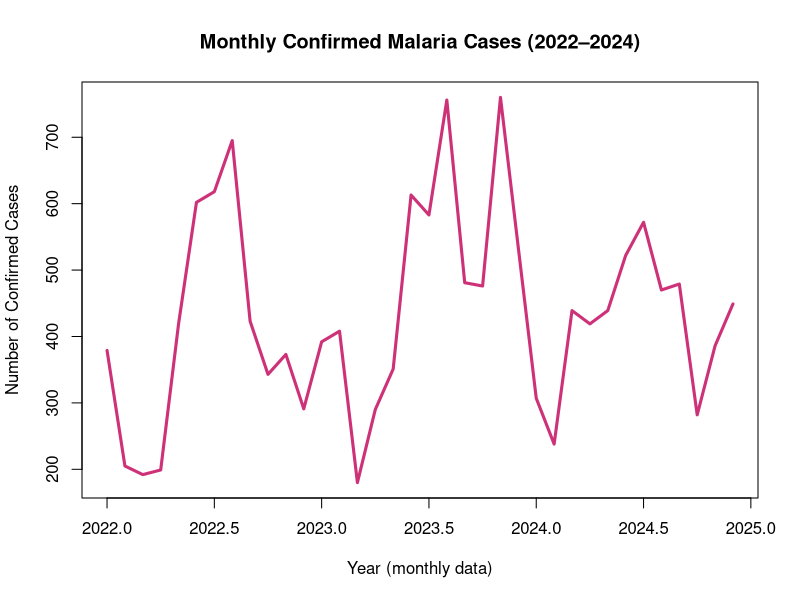
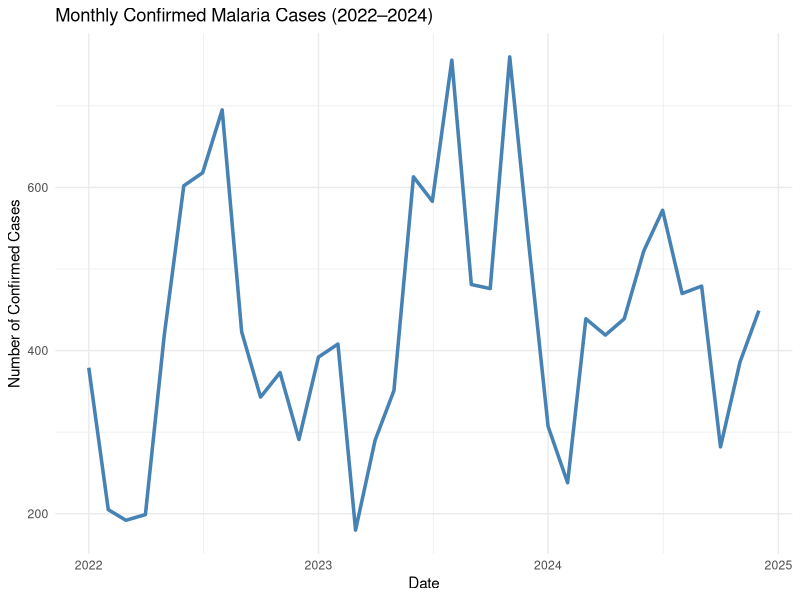
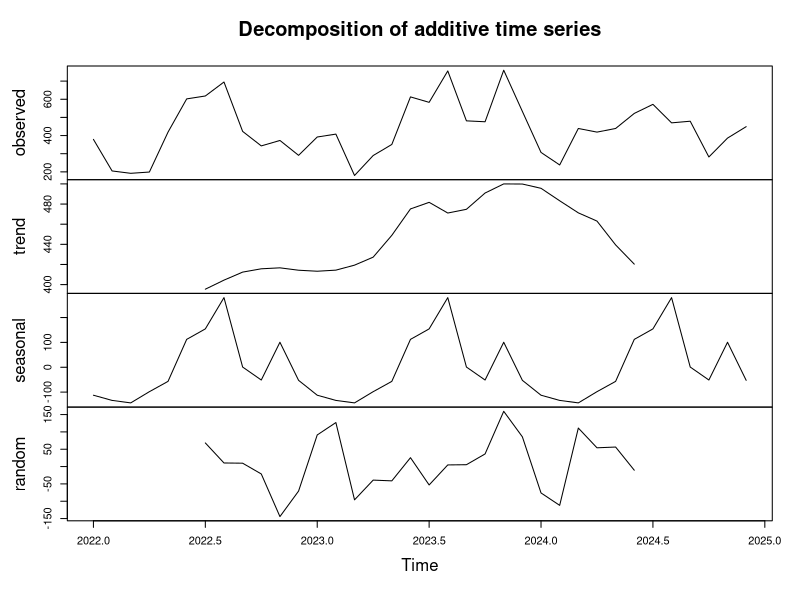
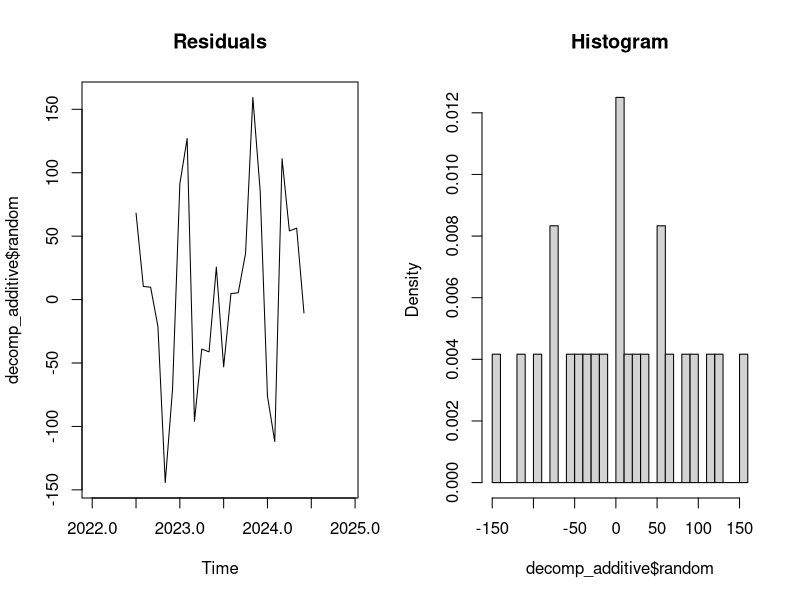
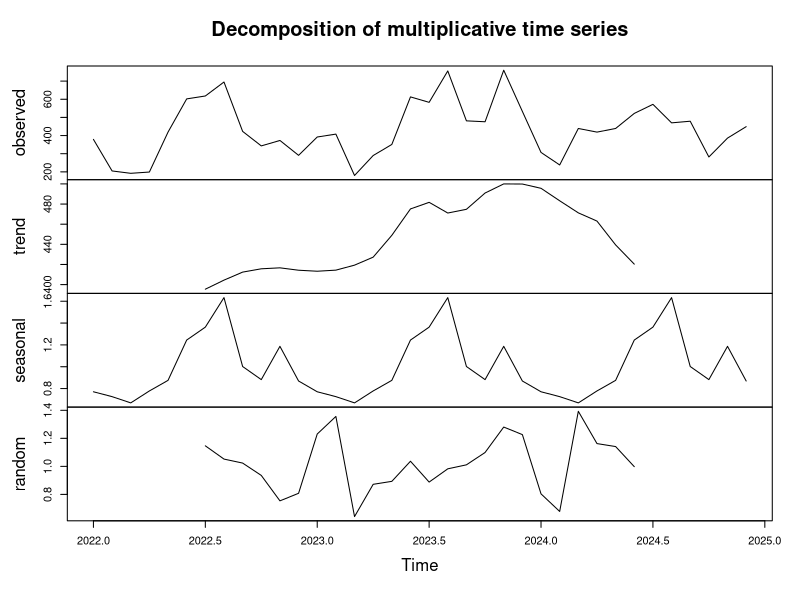
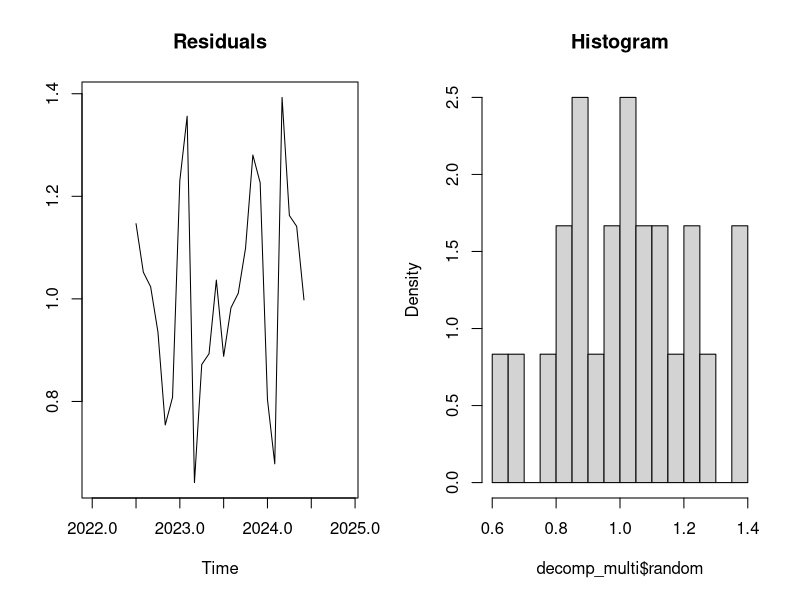
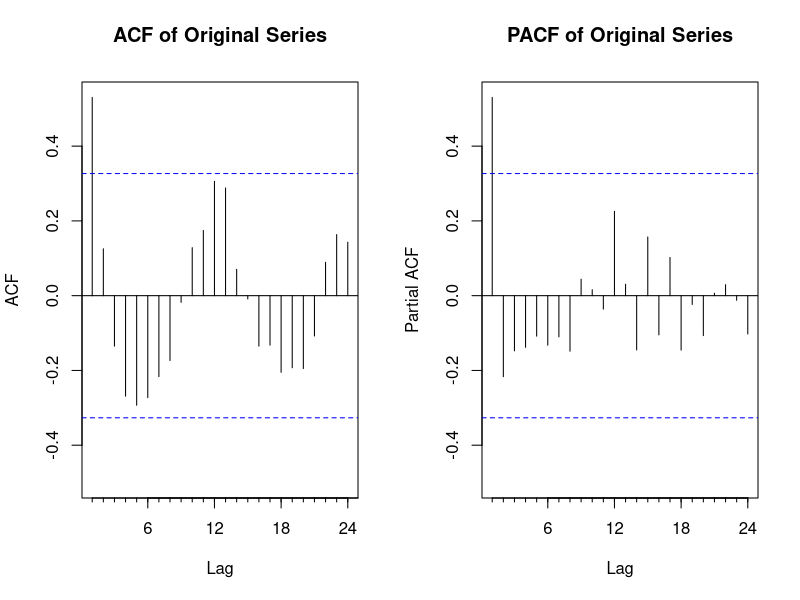
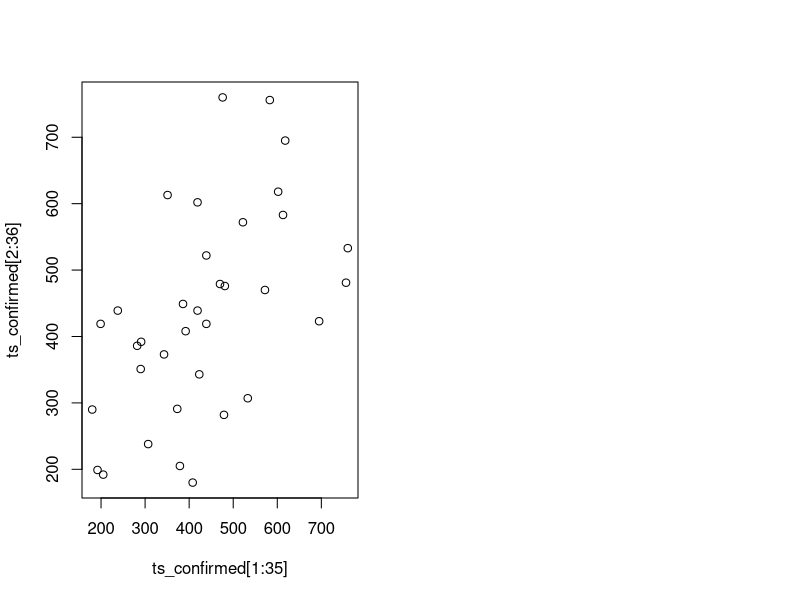

Write R code to recreate these figures, in order.
## ---- chunk 1
# Load required libraries
library(haven)      # Import SPSS data
library(dplyr)      # Data manipulation
library(tidyverse)  # Visualization and tidy tools
library(forecast)   # ARIMA / SARIMA / ARIMAX models + Acf() and Pacf()
library(tseries)    # Augmented Dickey-Fuller (ADF) test
## ---- chunk 2
# Import the dataset (SPSS format) from the project data folder
data <- read_sav("data/ARIMA.sav")

# Check the object structure and data type
class(data)

# Preview the first rows of the dataset
head(data)
## ---- chunk 3
# Create Date variable from Year and Month
data <- data %>%
  mutate(
    Date = as.Date(paste(Année, Mois, "01", sep = "-"))
  )

# Verify Date class
class(data$Date)
head(data$Date)
## ---- chunk 4
# Define monthly time series
ts_confirmed <- ts(
  data$Total_cas_confirmés,
  start = c(2022, 1),
  end   = c(2024, 12),
  frequency = 12
)

ts_confirmed
## ---- chunk 5
plot.ts(
  ts_confirmed,
  main = "Monthly Confirmed Malaria Cases (2022–2024)",
  xlab = "Year (monthly data)",
  ylab = "Number of Confirmed Cases",
  col  = "violetred3",
  lwd  = 3)
## ---- chunk 6
ggplot(data, aes(x = Date, y = Total_cas_confirmés)) +
  geom_line(color = "steelblue", linewidth = 1.2) +
  labs(
    title = "Monthly Confirmed Malaria Cases (2022–2024)",
    x = "Date",
    y = "Number of Confirmed Cases"
  ) +
  theme_minimal()
## ---- chunk 7
# Additive decomposition
decomp_additive <- decompose(ts_confirmed, type = "additive")
plot(decomp_additive)

# Residual diagnostics
par(mfrow = c(1,2))
plot.ts(decomp_additive$random, main = "Residuals")
hist(decomp_additive$random, breaks = 25, freq = FALSE, main = "Histogram")
## ---- chunk 8
# Multiplicative decomposition
decomp_multi <- decompose(ts_confirmed, type = "multiplicative")
plot(decomp_multi)

# Residual diagnostics
par(mfrow = c(1,2))
plot.ts(decomp_multi$random, main="Residuals", ylab="")
hist(decomp_multi$random, breaks = 25, freq = FALSE, main = "Histogram")
## ---- chunk 9
# Augmented Dickey-Fuller test (ADF)
adf.test(ts_confirmed)
## ---- chunk 10
#ACF & PACF
par(mfrow = c(1,2))
Acf(ts_confirmed, main = "ACF of Original Series")
Pacf(ts_confirmed, main = "PACF of Original Series")
## ---- chunk 11
plot(ts_confirmed[1:35], ts_confirmed[2:36])
## ---- chunk 12
# Non-seasonal ARIMA model
model_auto_no_seasonal <- auto.arima(
  ts_confirmed,
  seasonal = FALSE,
  stepwise = FALSE,
  approximation = FALSE
)

summary(model_auto_no_seasonal)
## ---- chunk 13
checkresiduals(model_auto_no_seasonal)

acf(model_auto_no_seasonal$residuals,
    main = "ACF of ARIMA Residuals")

pacf(model_auto_no_seasonal$residuals,
     main = "PACF of ARIMA Residuals")

hist(model_auto_no_seasonal$residuals,
     main = "Histogram of ARIMA Residuals",
     xlab = "Residuals")
## ---- chunk 14
#SARIMA
model_auto_seasonal <- auto.arima(
  ts_confirmed,
  seasonal = TRUE,
  stepwise = FALSE,
  approximation = FALSE
)

summary(model_auto_seasonal)
## ---- chunk 15
checkresiduals(model_auto_seasonal)

acf(model_auto_seasonal$residuals,
    main = "ACF of SARIMA Residuals")
pacf(model_auto_seasonal$residuals,
     main = "PACF of SARIMA Residuals")
hist(model_auto_seasonal$residuals,
     main = "Histogram of SARIMA Residuals",
     xlab = "Residuals")

plot(model_auto_seasonal)
## ---- chunk 16
# Selection of exogenous variables
xreg <- data[, c("Précipitation", "Température", "Humidité")]

summary(xreg)  # Inspection
xreg_scaled <- scale(xreg)  # Standardization

## ---- chunk 17
#Automatic ARIMAX
model_arimax <- auto.arima(
  ts_confirmed,
  xreg = xreg_scaled,
  seasonal = TRUE,
  stepwise = FALSE,
  approximation = FALSE
)

summary(model_arimax)
## ---- chunk 18
#ARIMAX Diagnostics
checkresiduals(model_arimax)
## ---- chunk 19
AIC(model_auto_no_seasonal, model_auto_seasonal, model_arimax)
BIC(model_auto_no_seasonal, model_auto_seasonal, model_arimax)
## ---- chunk 20
# Generate 24-month forecast (2025–2026)
sarima_forecast <- forecast(
  model_auto_seasonal,
  h = 24,
  level = 95
)
## ---- chunk 21
plot(
  sarima_forecast,
  main = "Forecast of Monthly Confirmed Malaria Cases Based on SARIMA Model",
  xlab = "Year",
  ylab = "Number of Confirmed Cases"
)
## ---- chunk 22
autoplot(sarima_forecast) +
  labs(
    title = "Forecast of Monthly Confirmed Malaria Cases (SARIMA)",
    x = "Year",
    y = "Number of Confirmed Cases"
  ) +
  theme_minimal()

## ---- chunk 23
# Training/test split
train <- window(ts_confirmed, end = c(2023, 12))
test  <- window(ts_confirmed, start = c(2024, 1))
## ---- chunk 24
model_train <- auto.arima(train, seasonal = TRUE)
## ---- chunk 25
forecast_test <- forecast(model_train, h = length(test))
## ---- chunk 26
accuracy(forecast_test, test)
